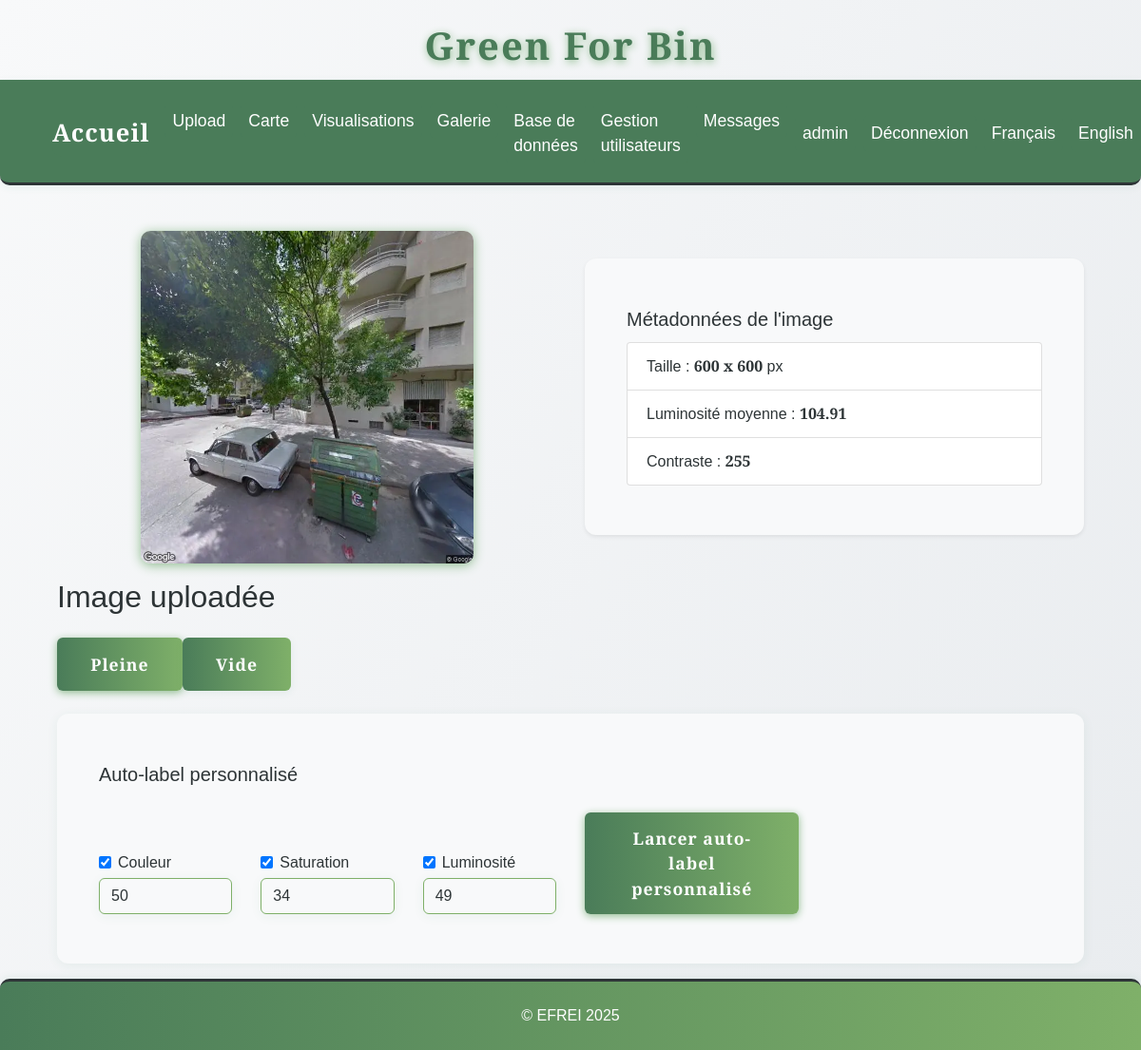
Screenshot of /annotate/00594_00.jpg (signed in) with the database file from the repository.
### tables this page shows
CREATE TABLE images (
                id INTEGER PRIMARY KEY AUTOINCREMENT,
                filename TEXT,
                upload_date TEXT,
                annotation TEXT,
                width INTEGER,
                height INTEGER,
                file_size INTEGER,
                avg_color TEXT,
                hist_rgb TEXT,
                hist_lum TEXT,
                contrast INTEGER,
                contour_count INTEGER,
                localisation TEXT
            , std_h REAL, std_s REAL, std_v REAL);

### app.py (the view, shortened to what this page needs)
@app.route('/annotate/<filename>', methods=['GET', 'POST'])
@login_required
def annotate(filename):
    auto_label = request.args.get('auto_label')
    custom_auto_label_result = None
    with sqlite3.connect(DB_PATH) as conn:
        c = conn.cursor()
        c.execute('''
            SELECT width, height, contrast
            FROM images
            WHERE filename = ?
        ''', (filename,))
        row = c.fetchone()
        if row:
            width, height, contrast = row
        else:
            width, height, contrast = None, None, None
    image_path = os.path.join(app.config['UPLOAD_FOLDER'], filename)
    luminosity = None
    try:
        img = Image.open(image_path).convert('L')
        np_img = np.array(img)
        luminosity = round(float(np.mean(np_img)), 2)
    except Exception as e:
        print(f"[ANNOTATE] Erreur calcul luminosité : {e}")
    metadata = {
        'width': width,
        'height': height,
        'contrast': contrast,
        'luminosity': luminosity
    }
    return render_template('annotate.html', filename=filename, auto_label=auto_label, metadata=metadata, custom_auto_label_result=custom_auto_label_result)

### app.py (called while the page is built)
def get_locale():
    return session.get('lang', request.accept_languages.best_match(['en', 'fr']))

@app.context_processor
def inject_locale():
    return dict(get_locale=get_locale)

def login_required(f):
    @wraps(f)
    def decorated_function(*args, **kwargs):
        if 'user_id' not in session:
            flash('Vous devez être connecté pour accéder à cette page.', 'error')
            return redirect(url_for('login'))
        return f(*args, **kwargs)
    return decorated_function

### templates/annotate.html (shortened to what this page needs)
<!DOCTYPE html>
{% extends "base.html" %}
{% block content %}
<div class="container mt-4">
    <div class="row align-items-center">
        <div class="col-md-6 text-center">
            <img src="{{ url_for('static', filename='uploads/' ~ filename.rsplit('.', 1)[0] ~ '.webp') }}" alt="{{ _('Image à annoter') }}" class="img-fluid mb-3" style="max-height:350px;" loading="lazy">
        </div>
        <div class="col-md-6">
            <div class="card bg-creme shadow-sm mb-3">
                <div class="card-body">
                    <h5 class="card-title">{{ _("Métadonnées de l'image") }}</h5>
                    <ul class="list-group">
                        <li class="list-group-item">{{ _('Taille') }} : <b>{{ metadata.width }} x {{ metadata.height }}</b> px</li>
                        <li class="list-group-item">{{ _('Luminosité moyenne') }} : <b>{{ metadata.luminosity }}</b></li>
                        <li class="list-group-item">{{ _('Contraste') }} : <b>{{ metadata.contrast }}</b></li>
                    </ul>
                </div>
            </div>
        </div>
    </div>
    <h2>{{ _('Image uploadée') }}</h2>
    <form method="POST" class="d-flex gap-3 mb-4">
        <button type="submit" name="annotation" value="pleine" class="btn btn-success btn-lg">{{ _('Pleine') }}</button>
        <button type="submit" name="annotation" value="vide" class="btn btn-outline-success btn-lg">{{ _('Vide') }}</button>
    </form>
    <div class="card mb-3">
        <div class="card-body">
            <h5 class="card-title">{{ _('Auto-label personnalisé') }}</h5>
            <form method="POST" class="row g-3 align-items-end">
                <div class="col-md-2">
                    <div class="form-check">
                        <input class="form-check-input" type="checkbox" name="use_std_h" id="use_std_h" checked>
                        <label class="form-check-label" for="use_std_h">Couleur</label>
                    </div>
                    <input type="number" step="any" class="form-control mt-1" name="seuil_h" id="seuil_h" placeholder="Seuil H (ex: 50)" value="50">
                </div>
                <div class="col-md-2">
                    <div class="form-check">
                        <input class="form-check-input" type="checkbox" name="use_std_s" id="use_std_s" checked>
                        <label class="form-check-label" for="use_std_s">Saturation</label>
                    </div>
                    <input type="number" step="any" class="form-control mt-1" name="seuil_s" id="seuil_s" placeholder="Seuil S (ex: 34)" value="34">
                </div>
                <div class="col-md-2">
                    <div class="form-check">
                        <input class="form-check-input" type="checkbox" name="use_std_v" id="use_std_v" checked>
                        <label class="form-check-label" for="use_std_v">Luminosité</label>
                    </div>
                    <input type="number" step="any" class="form-control mt-1" name="seuil_v" id="seuil_v" placeholder="Seuil V (ex: 49)" value="49">
                </div>
                <div class="col-md-3">
                    <button type="submit" name="custom_auto_label" value="1" class="btn btn-primary">{{ _('Lancer auto-label personnalisé') }}</button>
                </div>
            </form>
        </div>
    </div>
</div>
{% endblock %}

### static/css/style.css (style rules this page uses)
:root { --primary-green: #4a7c59; --light-green: #7fb069; --sage-green: #8fbc8f; --cream: #fefefe; --warm-white: #f8f9fa; --soft-gray: #e9ecef; --charcoal: #2d3436; --text-primary: #2d3436; --text-secondary: #636e72; --radius: 2.5rem; --shadow: 0 4px 24px rgba(44, 124, 89, 0.10); --transition: all 0.3s cubic-bezier(.4,0,.2,1); --green-dark: var(--primary-green); --green: var(--light-green); --green-light: var(--sage-green); --beige: var(--cream); --white: var(--cream); --black: var(--charcoal); }
html, body { height: 100%; margin: 0; padding: 0; }
body { display: flex; flex-direction: column; min-height: 100vh; }
.container.mt-4 { flex: 1 0 auto; }
.btn { background: var(--primary-green); color: var(--cream); border: none; border-radius: 2rem; font-family: 'Inter', Arial, sans-serif; font-weight: 600; padding: 0.9rem 2.2rem; font-size: 1.1rem; box-shadow: 0 2px 8px rgba(44, 124, 89, 0.08); transition: var(--transition); cursor: pointer; margin-top: 1rem; letter-spacing: 1px; }
.card { background: var(--white); border-radius: var(--radius); box-shadow: var(--shadow); padding: 2rem 1.5rem; margin-bottom: 2rem; transition: var(--transition); position: relative; overflow: hidden; }
input, textarea, select { background: var(--beige); color: var(--green-dark); border: 2px solid var(--green-light); border-radius: 1.5rem; font-family: 'Inter', Arial, sans-serif; padding: 10px 18px; font-size: 1.08rem; transition: var(--transition); }

### static/css/greenforbin.css (style rules this page uses)
:root { --primary-green: #4a7c59; --light-green: #7fb069; --sage-green: #8fbc8f; --cream: #fefefe; --warm-white: #f8f9fa; --soft-gray: #e9ecef; --charcoal: #2d3436; --text-primary: #2d3436; --text-secondary: #636e72; }
body { background: linear-gradient(135deg, var(--cream) 0%, var(--light-green) 100%); color: var(--text-primary); font-family: 'Segoe UI', 'Roboto', Arial, sans-serif; min-height: 100vh; }
.card { border-radius: 16px; box-shadow: 0 4px 24px 0 rgba(79, 124, 89, 0.10); border: none; background: var(--warm-white); }
.btn-primary, .btn-success, .btn-warning { background: var(--light-green); border: none; color: var(--cream); font-weight: 600; border-radius: 8px; box-shadow: 0 2px 8px var(--sage-green); transition: background 0.2s, box-shadow 0.2s; }
img { border-radius: 10px; box-shadow: 0 2px 12px var(--sage-green); transition: transform 0.2s; }

### templates/base.html (style rules this page uses)
:root { --primary-green: #4a7c59; --light-green: #7fb069; --sage-green: #8fbc8f; --cream: #fefefe; --warm-white: #f8f9fa; --soft-gray: #e9ecef; --charcoal: #2d3436; --text-primary: #2d3436; --text-secondary: #636e72; }
body { background: linear-gradient(120deg, var(--warm-white) 0%, var(--soft-gray) 100%); min-height: 100vh; color: var(--text-primary); font-family: 'Quercus Serif', 'Montserrat', 'Quicksand', Arial, sans-serif !important; }
body, h1, h2, h3, h4, h5, h6, .navbar, .nav-link, .btn, .card, .table, .form-control, .modal-content { font-family: 'Quercus Serif', 'Montserrat', 'Quicksand', Arial, sans-serif !important; color: var(--text-primary); }
.btn, .btn-primary, .btn-success, .btn-outline-success { background: linear-gradient(90deg, var(--primary-green) 0%, var(--light-green) 100%); color: var(--cream); border: none; border-radius: 6px; transition: background 0.3s, color 0.3s, box-shadow 0.3s; }
.card, .box, .content-box, .table, .table-green-text, .form-control, .modal-content { background: var(--warm-white); border-radius: 12px; box-shadow: 0 2px 12px rgba(44, 124, 89, 0.07); border: none; color: var(--text-primary); }
.form-control { background: var(--warm-white); border: 1px solid var(--light-green); color: var(--text-primary); border-radius: 6px; transition: border 0.3s; }

### rows the page displays
images: width "600", height "600", contrast "255"

### other values shown
{{ session.get('username') }} "admin"
{{ metadata.luminosity }} "104.91"
